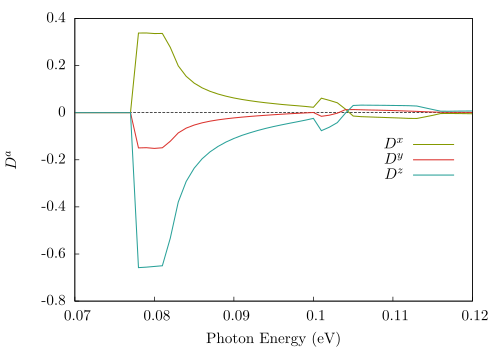

Source code (gnuplot):
# set terminal epslatex size 17cm,10cm color colortext standalone
set terminal epslatex color colortext standalone
set xlabel "Photon Energy (eV)"

set xtics nomirror
set ytics nomirror

set zeroaxis lw 1 lt 2 lc 0

set style line 1  linetype 1 linecolor rgb "#6c71c4"  linewidth 1 #violet
set style line 2  linetype 1 linecolor rgb "#859900"  linewidth 1 #green
set style line 3  linetype 1 linecolor rgb "#cb4b16"  linewidth 1 #orange
set style line 4  linetype 1 linecolor rgb "#2aa198"  linewidth 1 #cyan
set style line 5  linetype 1 linecolor rgb "#dc322f"  linewidth 1 #red
set style line 6  linetype 1 linecolor rgb "#268bd2"  linewidth 1 #blue
set style line 7  linetype 1 linecolor rgb "#d33682"  linewidth 1 #magenta
set style line 8  linetype 1 linecolor rgb "#b58900"  linewidth 1 #yellow

############ THREE IN ONE PLOT: KK FINAL RESULTS
set xtics 0.01
set ytics 0.2
set output "up-Da-final.tex"
set key right center
set xrange [0.07:0.12]
set ylabel "$D^{i}$"

p   "dsp.kk_x_8452_40-spin_scissor_0_Nc_18" u 1:(2*$4/($2+$3+1.e-10)) title "$D^{x}$" w l ls 2,\
    "dsp.kk_y_8452_40-spin_scissor_0_Nc_18" u 1:(2*$4/($2+$3+1.e-10)) title "$D^{y}$" w l ls 5,\
    "dsp.kk_z_8452_40-spin_scissor_0_Nc_18" u 1:(2*$4/($2+$3+1.e-10)) title "$D^{z}$" w l ls 4,\
